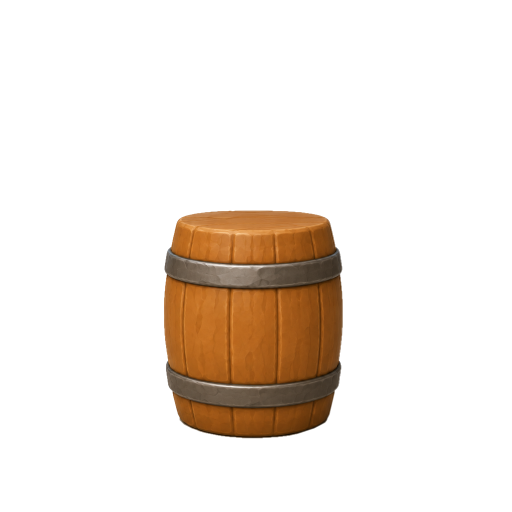
#> input picture assets/art/MAIN/Outbox/barrel-dag.png, 1024 x 1024 px, given in place of water-wheel-option-01-2x1-white-v1 copy.png, which was not available (shown at 1/2 size)
$ python import_watermolen.py
#> lines starting #> are read from the running program, lines starting #| are printed output that depends on the picture; pictures that were not available may be replaced by others from this repository, and a replacement may not be noted
### assets/tools/import_outbox_objects.py
# -*- coding: utf-8 -*-
"""Zet de 1x1-objecten uit Design Department/60 Repo Sources/MAIN/Outbox in de assetbank.

Per object komen er drie bestanden uit Photoshop, alle 1024 bij 1024:

  <slug>-dag.png     het object bij dag, al vrijstaand (met alpha)
  <slug>-nacht.png   hetzelfde object bij nacht, zelfde plek en maat
  <slug>-shadow.png  het object mét zijn schaduw, plat op wit

Een paar bestanden heten "-dag shadow" in plaats van "-shadow"; dat wordt hier
opgevangen. De namen worden ook zonder op hoofdletters te letten gezocht: die
spelling is eerder verschoven en dat brak het inlezen op de server.

Het derde bestand is niet de schaduw alleen: het object staat erin. Zo op
multiply gelegd zou het object een tweede keer meekleuren en de vloerkleur
overnemen. Omdat het object apart met alpha wordt aangeleverd, is de schaduw
eruit te rekenen -- zie schaduwlaag() voor hoe en waarom.

De bank krijgt een kleinere versie dan de bron. Het beeld beslaat in het spel
1,6 vakje; op een telefoon is dat rond de 120 punten, op een groot scherm rond
de 190. Op 512 pixels is dat ook op een scherm met dubbele dichtheid nog ruim
bemeten. De scherpe 1024-versie blijft in Outbox staan als bron.
"""
import os, re, sys, time
import numpy as np
from PIL import Image, ImageFilter

WORTEL = os.path.dirname(os.path.dirname(os.path.dirname(os.path.abspath(__file__))))
BRON = os.path.join(WORTEL, "Design Department", "60 Repo Sources", "MAIN", "Outbox")
OBJ  = os.path.join(WORTEL, "assets", "art", "objects")
MAAT = 512      # wat er in de bank komt
GROEI = 2       # pixels dat de alpha uitzet voor het uitrekenen van de schaduw
DREMPEL = 250   # hierboven is het papier, geen schaduw


# [41 lines left out: functions zoek, lichting, is_schaduwbestand, not called in this run]


def schrijf(im, pad):
    """Eerst naast het doel, dan omzetten: een half geschreven PNG is erger
    dan een oude."""
    os.makedirs(os.path.dirname(pad), exist_ok=True)
    tmp = pad + ".tmp"
    im.save(tmp, format="PNG", optimize=True)
    for _ in range(8):
        try:
            os.replace(tmp, pad); return
        except PermissionError:
            time.sleep(1)
    raise IOError(pad)


def klein(im):
    return im.resize((MAAT, MAAT), Image.LANCZOS)


def schaduwlaag(objectpad, platpad):
    """De schaduw uit het platte beeld halen.

    Photoshop stapelt als F = C*a + s*(1-a), met F het platte beeld, C en a de
    kleur en dekking van het object, en s de schaduw op wit. Waar het object
    dekt is s niet te zien, dus daar mag wit staan; waar het niet dekt is F
    precies de schaduw. De alpha zet eerst twee pixels uit: de rand van het
    uitgesneden object en die in het platte beeld liggen niet op de pixel
    gelijk, en zonder die speling blijft er een donker lijntje omheen staan.

    Daarna gaat wit-op-multiply naar een laag met dekking. Wit is bij
    vermenigvuldigen niets, maar als vlak wist het wel: twee schaduwen die
    elkaar overlappen zouden elkaar uitgommen. Gezocht is een kleur c en
    dekking d zodat c over wit weer s oplevert (d*c + (1-d) = s); met
    d = 1 - min(s) is dat op te lossen, en bij het uiteindelijke
    vermenigvuldigen geldt dan nog steeds resultaat = ondergrond * s.
    """
    # Een aanroeper die het platte beeld al heeft klaargemaakt -- bijvoorbeeld
    # omdat het met alfa werd aangeleverd en op de papierkleur moest worden
    # gezet -- geeft het beeld zelf mee in plaats van een pad.
    obj = objectpad if isinstance(objectpad, Image.Image) else Image.open(objectpad).convert("RGBA")
    plat = platpad if isinstance(platpad, Image.Image) else Image.open(platpad).convert("RGB")
    if obj.size != plat.size:
        raise ValueError("maten lopen uiteen: %s vs %s" % (obj.size, plat.size))
    a = obj.split()[3]
    if GROEI:
        a = a.filter(ImageFilter.MaxFilter(1 + 2 * GROEI))
    a = np.asarray(a, dtype=np.float64)[:, :, None] / 255.0
    F = np.asarray(plat, dtype=np.float64) / 255.0
    s = np.clip(F * (1.0 - a) + a, 0.0, 1.0)

    # Het papier is niet altijd precies wit. Bij house kwam er een vel langs
    # met een lichte crèmetint (249,243,237), en dan leest de hele plaat als
    # een flauwe schaduw: je krijgt het silhouet als gat in plaats van een
    # schaduw eronder. De papierkleur wordt daarom aan de rand gemeten en de
    # schaduw daar tegen afgezet -- precies wat multiply nodig heeft, want het
    # gaat om hoeveel donkerder dan het papier, niet om de absolute waarde.
    rand = np.concatenate([s[:6].reshape(-1, 3), s[-6:].reshape(-1, 3),
                           s[:, :6].reshape(-1, 3), s[:, -6:].reshape(-1, 3)])
    papier = np.median(rand, axis=0)
    s = np.clip(s / np.maximum(papier, 1e-6), 0.0, 1.0)

    s[s.min(axis=2) >= DREMPEL / 255.0] = 1.0
    d = 1.0 - s.min(axis=2, keepdims=True)
    veilig = np.maximum(d, 1e-6)
    c = np.clip((s - 1.0 + d) / veilig, 0.0, 1.0)
    rgba = np.concatenate([c, d], axis=2)
    return Image.fromarray((rgba * 255.0 + 0.5).astype(np.uint8), "RGBA")


# [39 lines left out: function main, not called in this run]


# [2 lines that do not run on import are left out]

### assets/tools/import_watermolen.py
# -*- coding: utf-8 -*-
"""Zet het verbeterde waterrad uit PNG Asset Pack/Objects in de bank, als
watermolen van twee vakken (liggend 2x1 en staand 1x2).

De levering (2026-09-13) staat niet op het doek van de meervakslichting:

  water-wheel-option-01-2x1-white-v1 copy.png     2x1 dag       1224 x 825
  water-wheel-option-01-2x1-white-v1 copy 2.png   2x1 plat+schaduw (RGB)
  water-wheel-option-01-2x1-night-v1.png          2x1 nacht
  Background.png                                  1x2 dag       1024 x 1536
  schaduw.png                                     1x2 plat+schaduw (RGB)
  water-wheel-option-04-1x2-night-v1.png          1x2 nacht

De speler zet een meervakstekening uit de nieuwe lichting neer met de breedte
van haar vak en de voet op de onderrand; de hoogte volgt uit het doek (zie
MEERVAKS_PRODUCTIE in player/index.html). Daarom wordt het rad hier op een
eigen doek gezet, op maat van zijn vak:

  2x1  doek 1024 breed (= twee vakken van 512), het rad 80% van die breedte,
       onderkant 0,12 vak boven de onderrand; de hoogte van het doek volgt,
       zodat het rad boven zijn vak uitsteekt zoals een boom (de oude molen
       deed dat ook).
  1x2  doek 512 x 1024 (precies zijn vak), het rad 80% van de breedte,
       midden in de lengte.

Dag, nacht en schaduw krijgen exact dezelfde schaal en verschuiving, gemeten
aan de dagtekening. De schaduw wordt eerst op het brondoek uitgerekend met
schaduwlaag() (dezelfde Photoshop-stapel als de rest).
Daarna: python assets/tools/maak_webp.py
"""
import os, sys
from PIL import Image

HIER = os.path.dirname(os.path.abspath(__file__))
sys.path.insert(0, HIER)
from import_outbox_objects import schaduwlaag, schrijf

WORTEL = os.path.dirname(os.path.dirname(HIER))
BRON = os.path.join(WORTEL, "Design Department", "50 Handoff to Claude", "PNG Asset Pack", "Objects")
OBJ = os.path.join(WORTEL, "assets", "art", "objects")
VAK = 512

LEVERING = {
    "watermill-2x1": dict(dag="water-wheel-option-01-2x1-white-v1 copy.png",
                          plat="water-wheel-option-01-2x1-white-v1 copy 2.png",
                          nacht="water-wheel-option-01-2x1-night-v1.png",
                          breed=2, hoog=1, deel=0.80, voet=0.12),
    "watermill-1x2": dict(dag="Background.png", plat="schaduw.png",
                          nacht="water-wheel-option-04-1x2-night-v1.png",
                          breed=1, hoog=2, deel=0.80, midden=0.5),
}


def plan(spec, bbox):
    """Schaal, verschuiving en doekmaat, uit de dagtekening."""
    l, t, r, b = bbox
    doekB = spec["breed"] * VAK
    schaal = spec["deel"] * doekB / float(r - l)
    tekeningH = (b - t) * schaal
    dx = doekB / 2.0 - (l + r) / 2.0 * schaal
    if "voet" in spec:
        onder = spec["voet"] * VAK                      # lucht onder de tekening
        boven = 24                                      # lucht erboven, in pixels
        doekH = int(round(max(spec["hoog"] * VAK, tekeningH + onder + boven)))
        dy = doekH - onder - b * schaal
    else:
        doekH = spec["hoog"] * VAK
        dy = spec["midden"] * doekH - (t + b) / 2.0 * schaal
    return schaal, dx, dy, (doekB, doekH)


def zet(im, schaal, dx, dy, doek):
    im = im.convert("RGBA")
    klein = im.resize((max(1, int(round(im.width * schaal))), max(1, int(round(im.height * schaal)))), Image.LANCZOS)
    uit = Image.new("RGBA", doek, (0, 0, 0, 0))
    uit.alpha_composite(klein, (int(round(dx)), int(round(dy))))
    return uit


def main():
    for slug, spec in LEVERING.items():
        pad = lambda n: os.path.join(BRON, n)
        dag = Image.open(pad(spec["dag"])).convert("RGBA")
#> dag is the input picture: PIL image 1024x1024 RGBA; mean R, G, B, A 21.1, 13.2, 6, 36.1
        schaal, dx, dy, doek = plan(spec, dag.getchannel("A").getbbox())
#> schaal = 2.28; dx = -643.8; dy = -934.7; doek = (1024, 1128)
        schrijf(zet(dag, schaal, dx, dy, doek), os.path.join(OBJ, slug + ".png"))
#> in zet, `uit = Image.new("RGBA", doek, (0, 0, 0, 0))`: uit: PIL image 1024x1128 RGBA; every value is 0
#> in zet, `uit.alpha_composite(klein, (int(round(dx)), int(round(dy))))`:
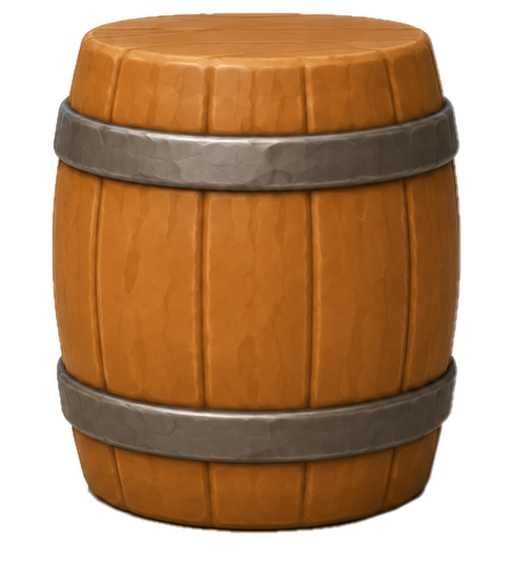
#> uit: PIL image 1024x1128 RGBA (shown at 1/2 size); mean R, G, B, A 100.5, 62.7, 28.6, 170.6; transparent parts drawn white
        schrijf(zet(dag, schaal, dx, dy, doek), os.path.join(OBJ, "medieval", slug + ".png"))
        schrijf(zet(Image.open(pad(spec["nacht"])), schaal, dx, dy, doek), os.path.join(OBJ, "dark", slug + ".png"))
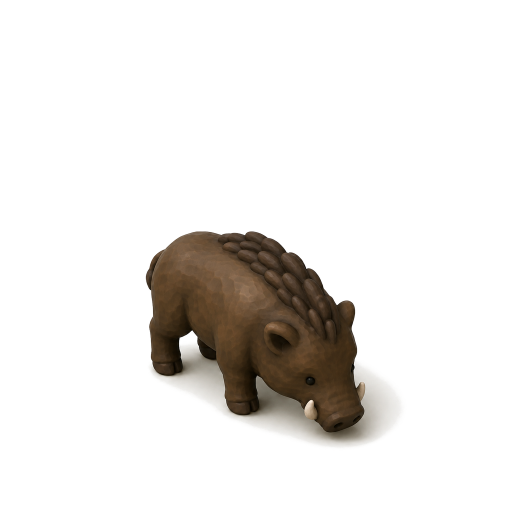
#> input picture assets/art/MAIN/Outbox/boar-dag shadow.png, 1024 x 1024 px, given in place of water-wheel-option-01-2x1-night-v1.png, which was not available (shown at 1/2 size)
#> call 3 of zet, with schaal = 2.28, dx = -643.8, dy = -934.7, doek = (1024, 1128)
#> in zet (call 3), `uit.alpha_composite(klein, (int(round(dx)), int(round(dy))))`:
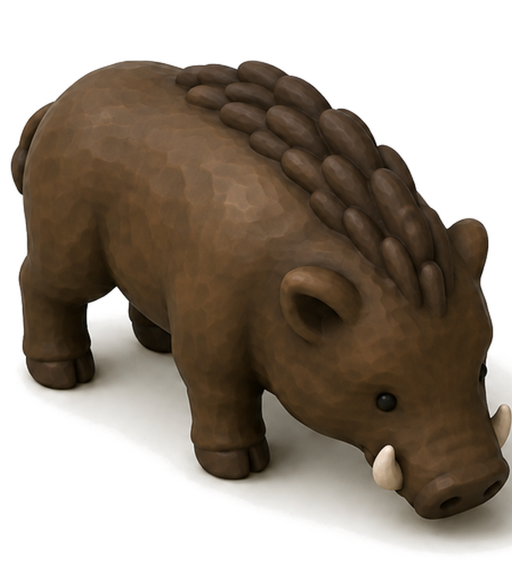
#> uit: PIL image 1024x1128 RGBA (shown at 1/2 size); mean R, G, B, A 155.2, 144.2, 132.5, 255
        sch = schaduwlaag(dag, Image.open(pad(spec["plat"])).convert("RGB"))
#> in schaduwlaag, plat is the input picture: PIL image 1024x1024 RGB; mean R, G, B 233.6, 231.3, 228.8
#> in schaduwlaag, `a = obj.split()[3]`:
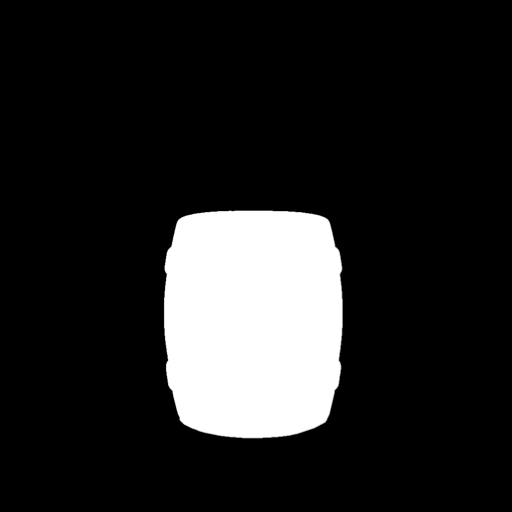
#> a: PIL image 1024x1024 L (shown at 1/2 size); min 0, max 255, mean 36.1
#> in schaduwlaag, `s = np.clip(F * (1.0 - a) + a, 0.0, 1.0)`:
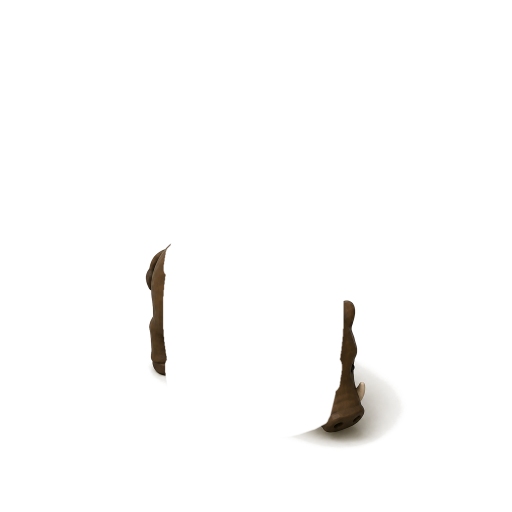
#> s: shape (1024, 1024, 3) float64 (shown at 1/2 size); mean R, G, B 0.987, 0.985, 0.984
#> in schaduwlaag, `papier = np.median(rand, axis=0)`: papier = [1, 1, 1]
#> in schaduwlaag, `c = np.clip((s - 1.0 + d) / veilig, 0.0, 1.0)`:
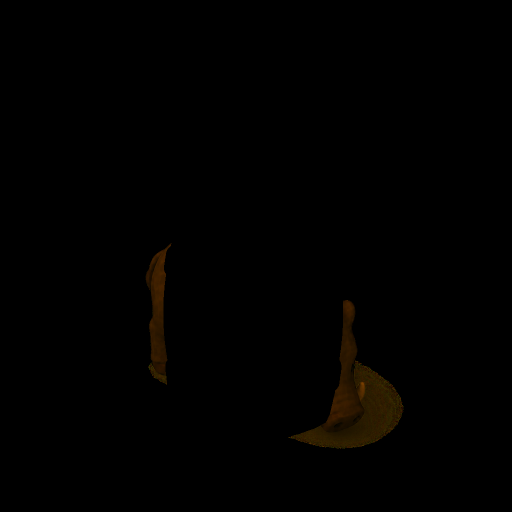
#> c: shape (1024, 1024, 3) float64 (shown at 1/2 size); mean R, G, B 0.00536, 0.00311, 2.64e-07
        schrijf(zet(sch, schaal, dx, dy, doek), os.path.join(OBJ, "shadows", slug + ".png"))
#> call 4 of zet, with schaal = 2.28, dx = -643.8, dy = -934.7, doek = (1024, 1128)
#> in zet (call 4), `uit.alpha_composite(klein, (int(round(dx)), int(round(dy))))`:
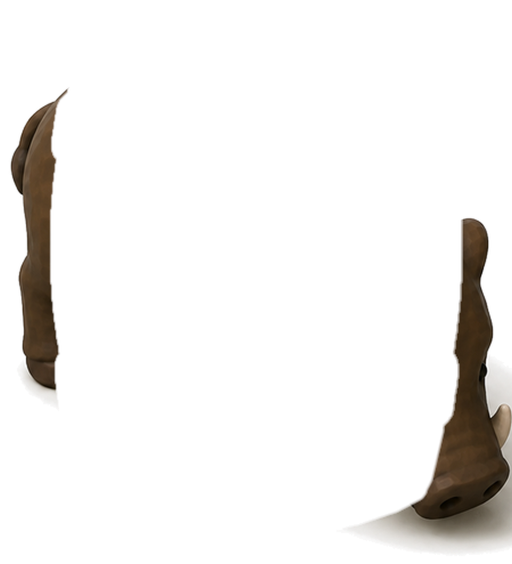
#> uit: PIL image 1024x1128 RGBA (shown at 1/2 size); mean R, G, B, A 4.8, 2.7, 0, 18.1; transparent parts drawn white
        print("%s: doek %dx%d, schaal %.3f" % (slug, doek[0], doek[1], schaal))
#| watermill-2x1: doek 1024x1128, schaal 2.282


if __name__ == "__main__":
#> (the run stopped early here; a loop or call above may not have finished)
